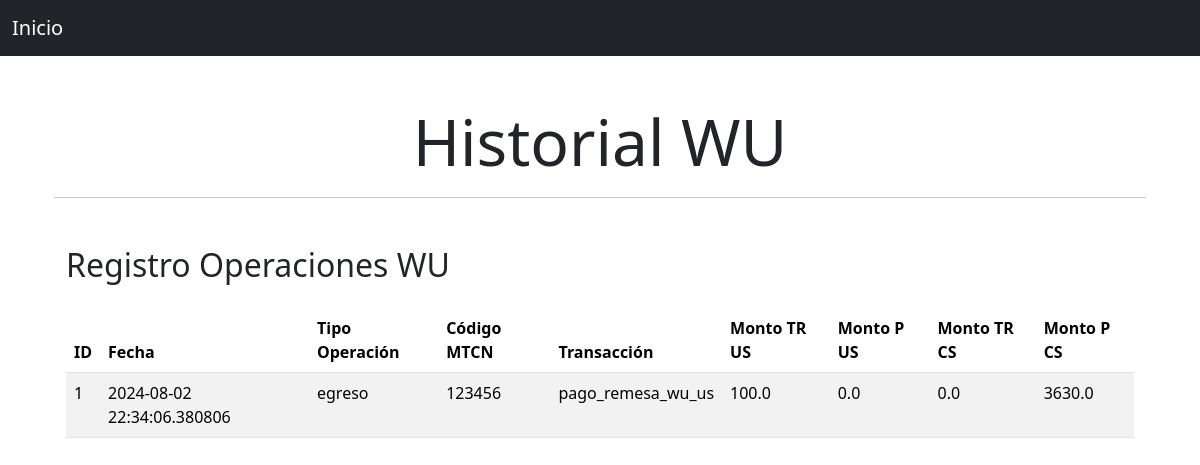
The app's page /wu/historial with its own data.
### app/models/opwu.py (models this page shows)
class OpWu(db.Model):
    id = db.Column(db.Integer, primary_key=True)
    fecha = db.Column(db.DateTime, nullable=False, default=datetime.utcnow)
    tipo_operacion = db.Column(db.String(50), nullable=False)
    codigo_mtcn = db.Column(db.String(50), nullable=False)
    transaccion = db.Column(db.String(50), nullable=False)
    montotrus = db.Column(db.Float, nullable=False)
    montopus = db.Column(db.Float, nullable=False)
    montotrcs = db.Column(db.Float, nullable=False)
    montopcs = db.Column(db.Float, nullable=False)

### app/views/main.py (the view)
@main.route('/wu/historial')
def historial_wu():
    historial = OpWu.query.all()
    return render_template('main/historial_wu.html', historial=historial)

### app/templates/main/historial_wu.html (shortened to what this page needs)
{%extends 'base.html'%}
{%block content%}
<div class="container text-center">
    <h1 class="display-3">Historial WU</h1>
    <hr>
</div>
<div class="container">
    <div class="container mt-5">
        <h2 class="mb-4">Registro Operaciones WU</h2>
        <table class="table table-striped">
            <thead>
                <tr>
                    <th>ID</th>
                    <th>Fecha</th>
                    <th>Tipo Operación</th>
                    <th>Código MTCN</th>
                    <th>Transacción</th>
                    <th>Monto TR US</th>
                    <th>Monto P US</th>
                    <th>Monto TR CS</th>
                    <th>Monto P CS</th>
                </tr>
            </thead>
            <tbody>
                {% for record in historial %}
                <tr>
                    <td>{{ record.id }}</td>
                    <td>{{ record.fecha }}</td>
                    <td>{{ record.tipo_operacion }}</td>
                    <td>{{ record.codigo_mtcn }}</td>
                    <td>{{ record.transaccion }}</td>
                    <td>{{ record.montotrus }}</td>
                    <td>{{ record.montopus }}</td>
                    <td>{{ record.montotrcs }}</td>
                    <td>{{ record.montopcs }}</td>
                </tr>
                {% endfor %}
            </tbody>
        </table>
    </div>
</div>
{%endblock%}

### records on screen
OpWu: id "1", fecha "2024-08-02 22:34:06.380806", tipo_operacion "egreso", codigo_mtcn "123456", transaccion "pago_remesa_wu_us", montotrus "100.0", montopus "0.0", montotrcs "0.0", montopcs "3630.0"
